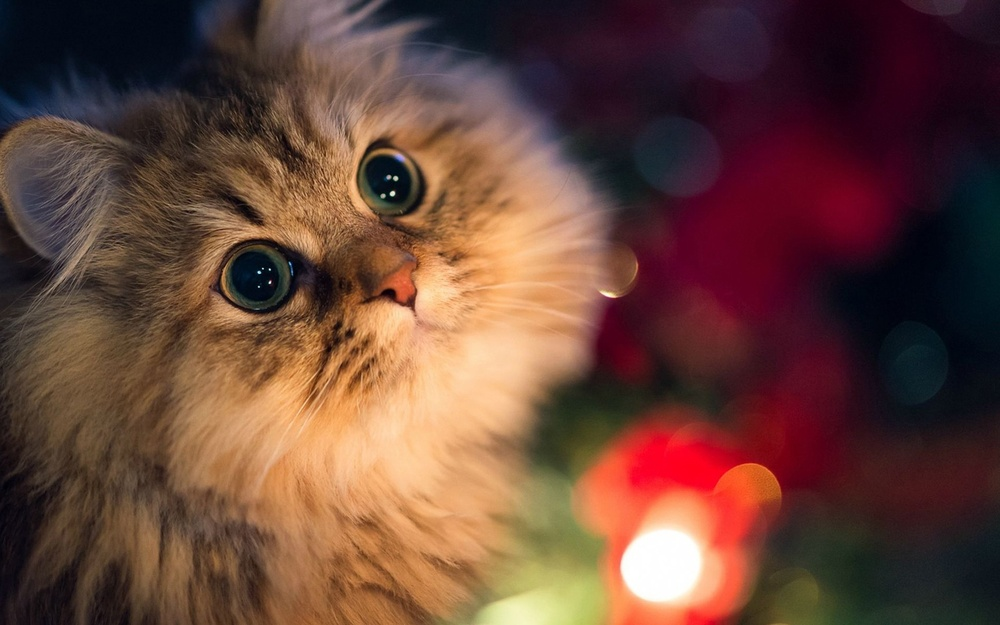
#> input picture image_spatial_filtering/datas/cat.jpg, 1000 x 625 px, shrunk from 1920 x 1200 before the run
$ python -i laplace.py   (imports and definitions only)   (older library calls are emulated)
#> lines starting #> are read from the running program, lines starting #| are printed output that depends on the picture
#> further down, picture is the input picture: shape (625, 1000, 3); mean B, G, R 56.7, 68, 103.6
import cv2
import numpy as np


def laplace(image):
    # 将图像转换为灰度图像（如果不是灰度图像）
    gray_image = cv2.cvtColor(image, cv2.COLOR_BGR2GRAY)
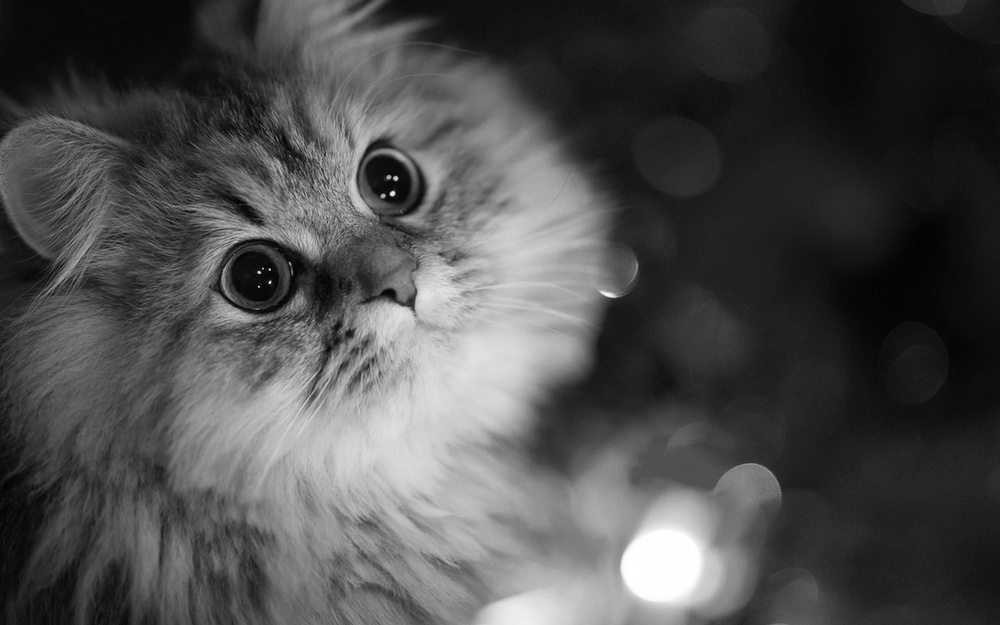
#> gray_image: shape (625, 1000); min 1, max 255, mean 77.4
    # 应用 Laplace 算子
    laplacian = cv2.Laplacian(gray_image, cv2.CV_16S, ksize=3)
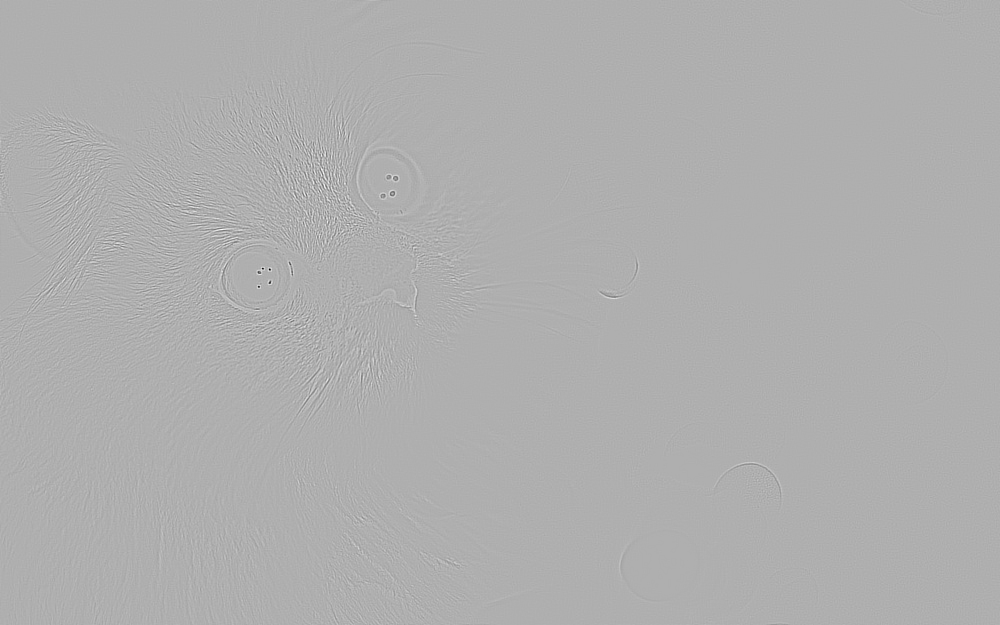
#> laplacian: shape (625, 1000) int16; min -1476, max 672, mean 0; drawn with min black and max white
    # 将结果转换回 8 位图像
    sharp_image = cv2.convertScaleAbs(laplacian)
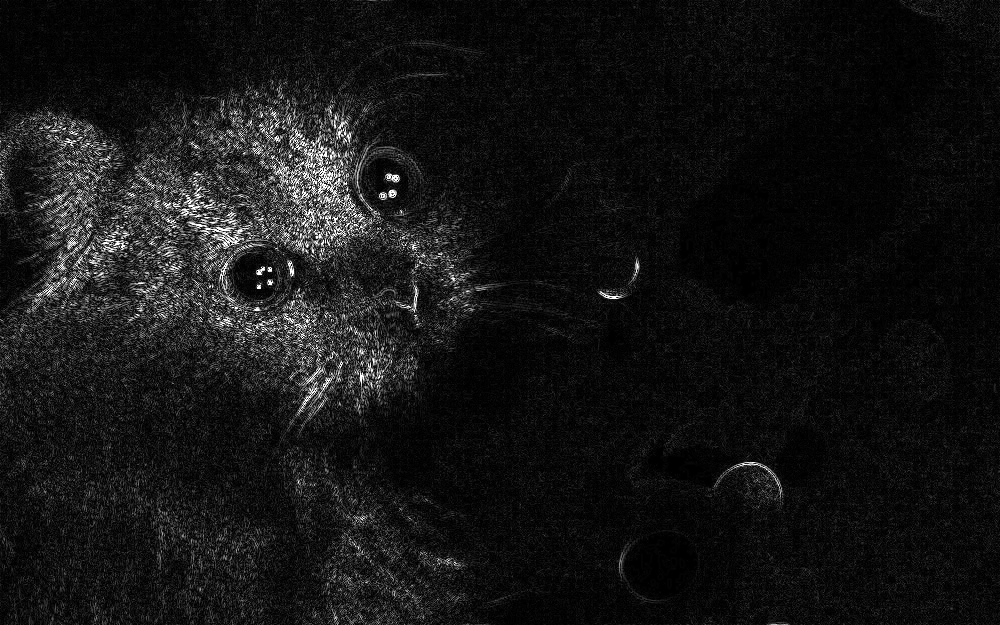
#> sharp_image: shape (625, 1000); min 0, max 255, mean 20.8
    # 将锐化后的灰度图像叠加回原始彩色图像
    sharpened_image = cv2.addWeighted(image, 1, cv2.cvtColor(sharp_image, cv2.COLOR_GRAY2BGR), 1, 0)
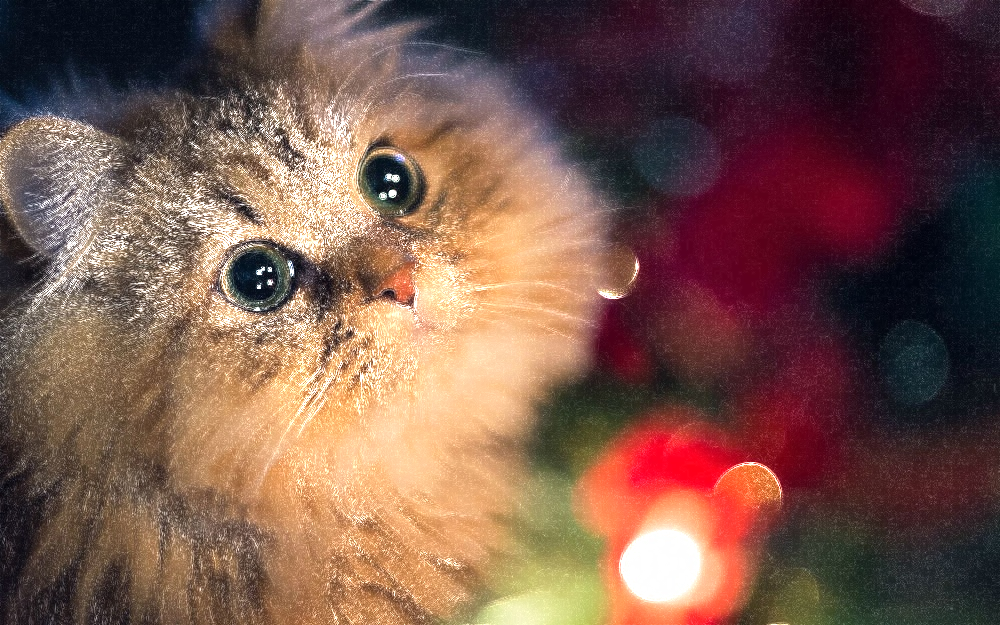
#> sharpened_image: shape (625, 1000, 3); mean B, G, R 77, 87.8, 121.7
    return sharpened_image


def apply_kernel(image, kernel):
    # 获取图像的尺寸
    image_height, image_width = image.shape
    kernel_height, kernel_width = kernel.shape
    # 创建一个零填充后的图像，以便处理边界
    pad_height = kernel_height // 2
    pad_width = kernel_width // 2
    padded_image = np.pad(image, ((pad_height, pad_height), (pad_width, pad_width)), mode='constant', constant_values=0)
    # 创建输出图像
    output_image = np.zeros_like(image, dtype=np.float32)
    # 执行卷积操作
    for i in range(image_height):
        for j in range(image_width):
            window = padded_image[i:i + kernel_height, j:j + kernel_width]
            output_image[i, j] = np.sum(window * kernel)
    return output_image


def laplace_self(image):
    # 将图像转换为灰度图像（如果不是灰度图像）
    gray_image = cv2.cvtColor(image, cv2.COLOR_BGR2GRAY)
    # 定义 Laplace 核
    kernel = np.array([[0, 1, 0],
                       [1, -4, 1],
                       [0, 1, 0]], dtype=int)
    # 手动应用 Laplace 核
    laplacian = apply_kernel(gray_image, kernel)
    # 将结果转换回 8 位图像
    sharp_image = cv2.convertScaleAbs(laplacian)
    # 将锐化后的灰度图像叠加回原始彩色图像
    sharpened_image = cv2.addWeighted(image, 1, cv2.cvtColor(sharp_image, cv2.COLOR_GRAY2BGR), 1, 0)
    return sharpened_image

>>> import cv2
>>> picture = cv2.imread('../datas/cat.jpg')
>>> result = laplace(picture)

$ run again, on image_spatial_filtering/datas/flower.jpg
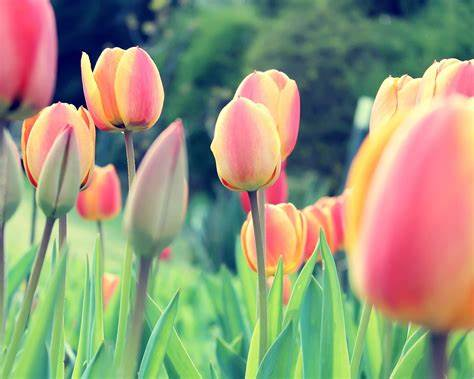
#> input picture image_spatial_filtering/datas/flower.jpg, 474 x 379 px
#> picture is the input picture: shape (379, 474, 3); mean B, G, R 121.9, 150.1, 149.6
#> in laplace, `sharp_image = cv2.convertScaleAbs(laplacian)`:
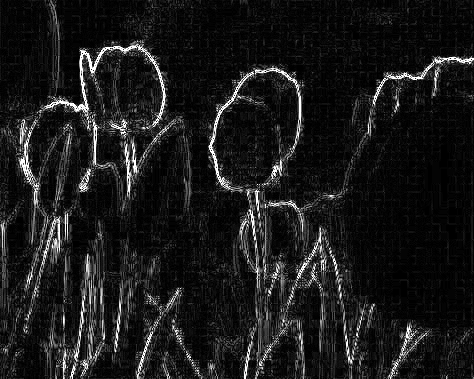
#> sharp_image: shape (379, 474); min 0, max 255, mean 26.1
#> in laplace, `sharpened_image = cv2.addWeighted(image, 1, cv2.cvtColor(sharp_image, ..`:
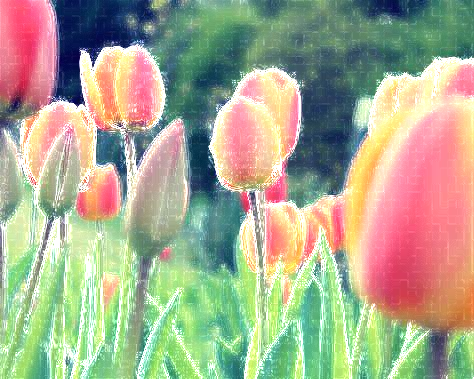
#> sharpened_image: shape (379, 474, 3); mean B, G, R 144.8, 169.8, 168.2

$ run again, on image_spatial_filtering/datas/sun.jpg
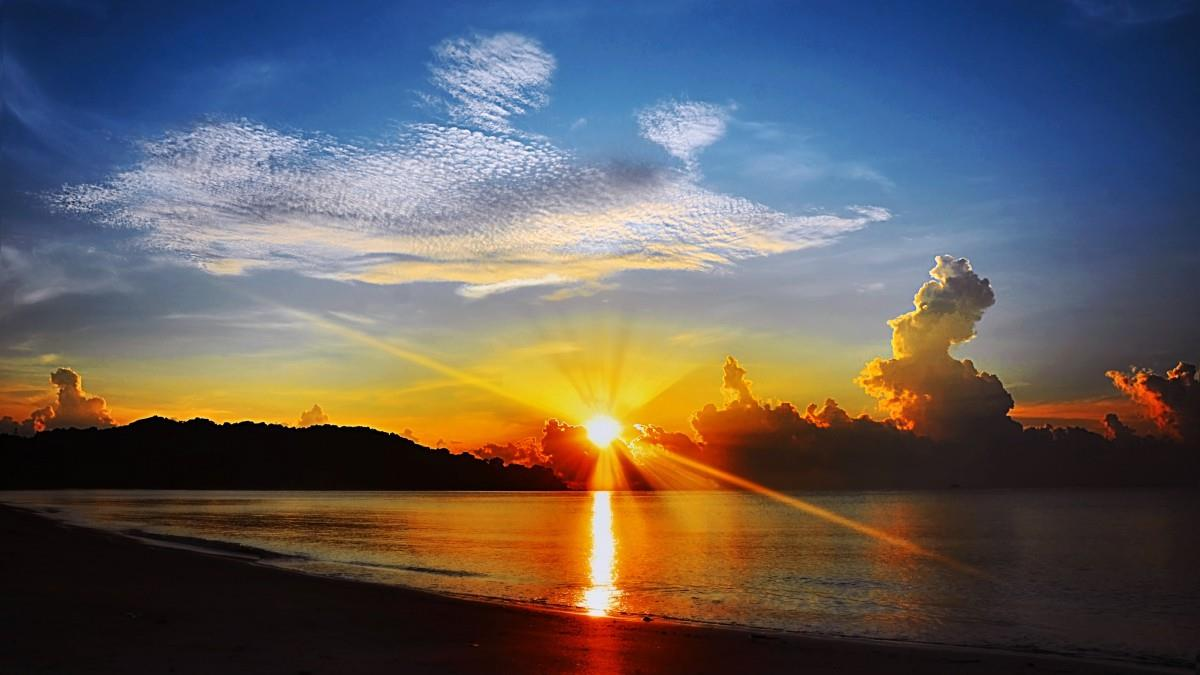
#> input picture image_spatial_filtering/datas/sun.jpg, 1200 x 675 px
#> picture is the input picture: shape (675, 1200, 3); mean B, G, R 91.9, 92.7, 98.4
#> in laplace, `sharp_image = cv2.convertScaleAbs(laplacian)`:
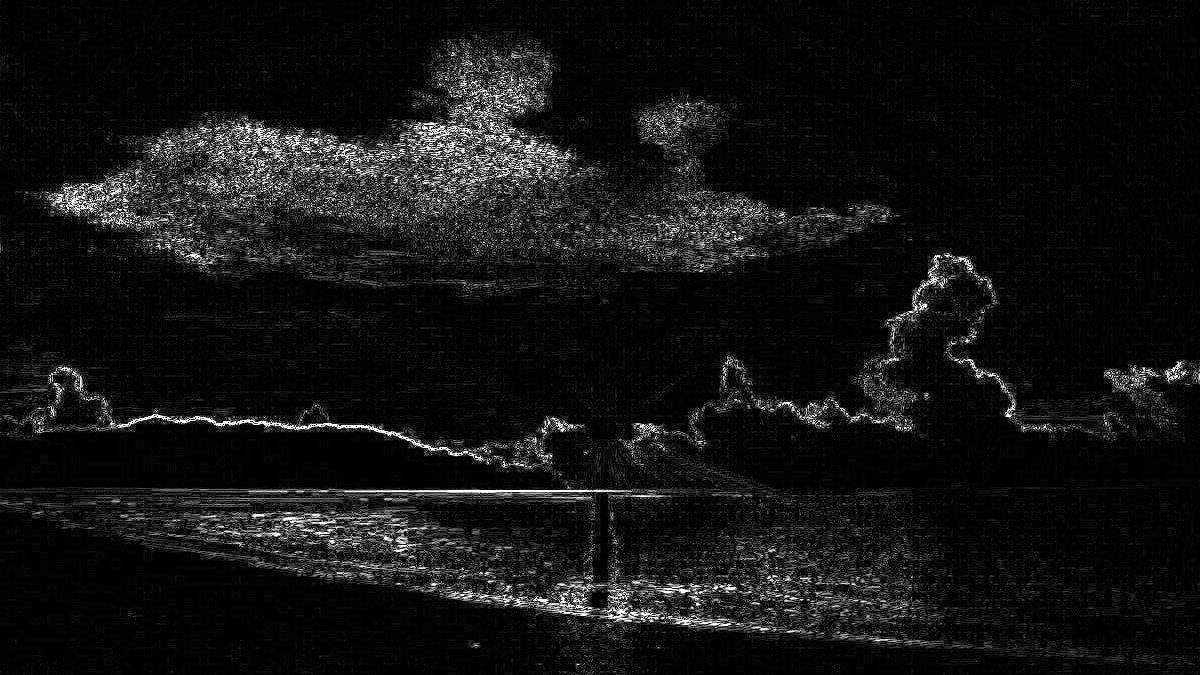
#> sharp_image: shape (675, 1200); min 0, max 255, mean 19.1
#> in laplace, `sharpened_image = cv2.addWeighted(image, 1, cv2.cvtColor(sharp_image, ..`:
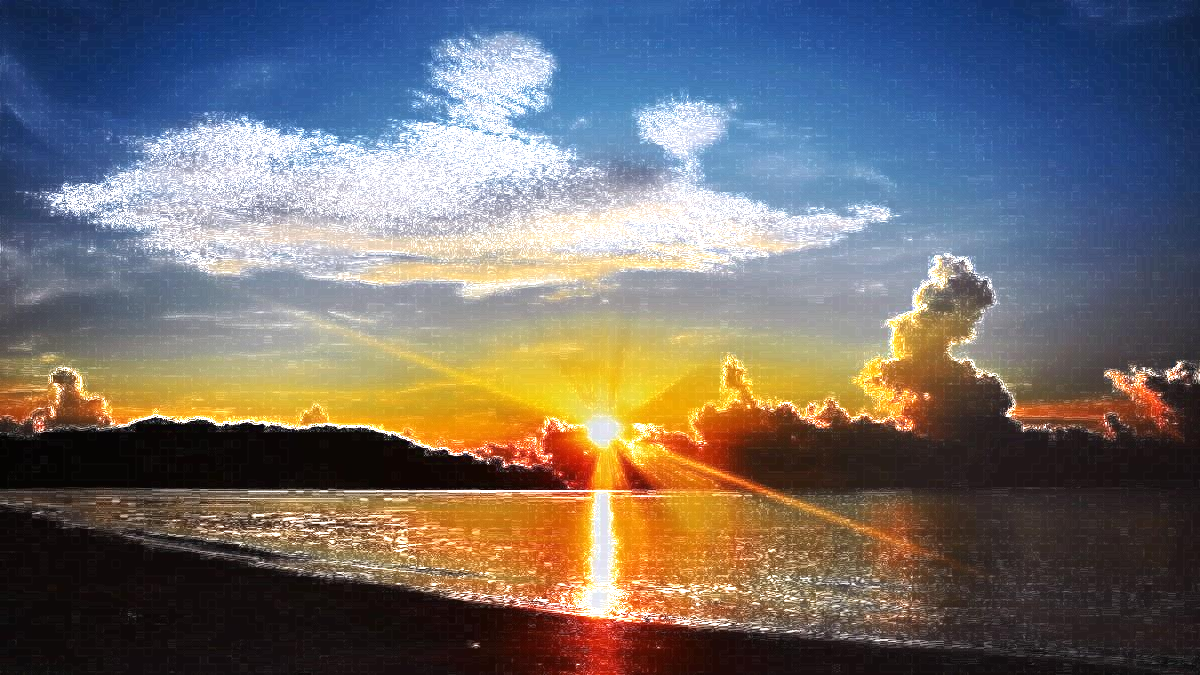
#> sharpened_image: shape (675, 1200, 3); mean B, G, R 108, 109.2, 113.9
